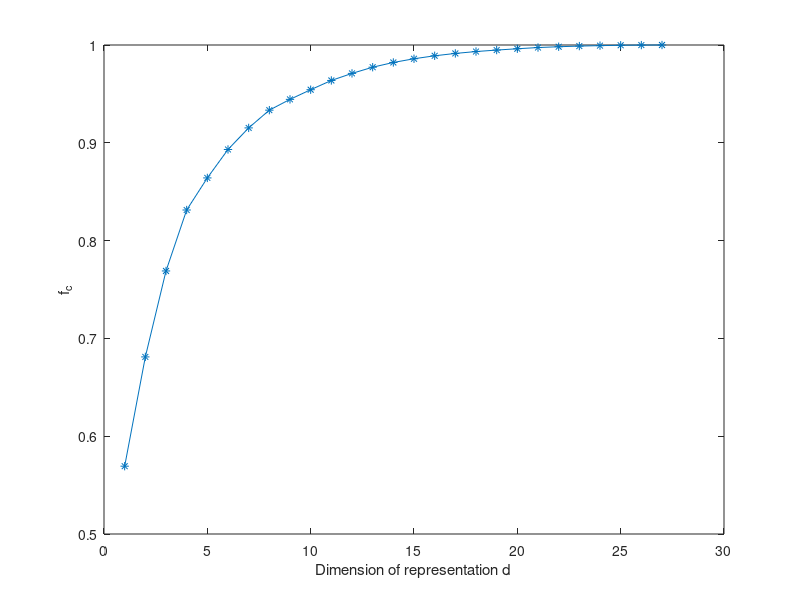

Write the MATLAB code that produced this figure. (Note: this script raises an error after producing the figure.)
% Determination of subspace detection threshold using Song et al., 2014
clear
% An example containing: matrix A of event cluster and svd results
load('svd_marmara_G01.mat')

%% Get the subspace detection dimension d from the fractional energy of 
% singular vectors in U (use singular values in S)
% Compute average fractional energy (eq. 23)
clear fc d

for ii = 1:size(A,2)
    fc(ii,1) = trace(S(1:ii,1:ii)'*S(1:ii,1:ii)) / trace(S'*S);
end

figure; plot(1:size(A,2),fc,'-*'); 
xlabel('Dimension of representation d'); ylabel('f_c')
d = 4;

%% Compute the effective dimension of the embedding space Nhat
% Needs to compute the standard deviation of the sample correlation
% coefficient c_hat between noise data and event signal (eq. 27)
addpath('MatSAC') % for rdSac.m
clear c_hat c_std Nhat
NumTries = 200; % Number of noise parts randomly chosen to be compared with events

% Path to continuous data
pathcont = ['/Volumes/Enaffaire/Marmesonet2011/Data/' stan '/' stan opt '/']; 
filesac = dir([pathcont '*.sac']);

% Do correlation between events and random pieces of data
kk = 1;
for ii = 1:size(A,2)
    disp(['Event ' num2str(ii) '/' num2str(size(A,2))])
    for jj = 1:NumTries
        % Get random file
        fid = randi(length(filesac));
        [data,hd] = rdSac([pathcont filesac(fid).name]);
        
        % Get random piece of data
        sid = randi(length(data) - size(A,1));
        data = data(sid:sid+size(A,1)-1);
        %data = randn(601,1);
        % Process data first, as the event data
        data = data - mean(data); % Remove the mean
        data = filtfilt(b,a,data); % Filter as events and detection later
        data = data / max(abs(data)); % Normalize
                
        c_hat(kk,1) = (data(:)'*A(:,ii))/sqrt((A(:,ii)'*A(:,ii))*(data(:)'*data(:)));
        kk = kk+1;
        clear fid data hd sid cctmp iv
    end
end

figure; histogram(c_hat,100); xlabel('Correlation values'); ylabel('#')

c_std = std(c_hat);
Nhat = 1 + (c_std)^(-2); %~797 (no filter), ~99 (with filter)
r = -1:0.01:1;
fr = (1/beta(0.5,(Nhat/2)-1)) * (1 - r.^2).^((Nhat/2)-2); % Eq. 41
hold on; plot(r,60*fr,'--g','LineWidth',2)

clear kk ii jj pathcont filesac r NumTries

%% Chose the correlation detection threshold and get the detection threshold
% Done by setting 1 false alarm per 5400 correlation samples:

disp('Zoom on the bottom of the histogram and press enter')
pause;
disp('choose the limit of the correlation')
[pc,~] = ginput(1);
plot(pc,0,'ko','MarkerSize',8,'MarkerFaceColor','r')
plot(-pc,0,'ko','MarkerSize',8,'MarkerFaceColor','r')
disp(['The correlation detection threshold pc is ' num2str(abs(pc))])
gamma_c = pc^2;

%% Calculate the false alarm rate Pf with eq. 42 (or eq. 33)

Pf = 1 - fcdf((gamma_c / (1 - gamma_c))*((Nhat-1)/1),1,Nhat-1);
disp(['The false alarm rate Pf is ' num2str(Pf)])
